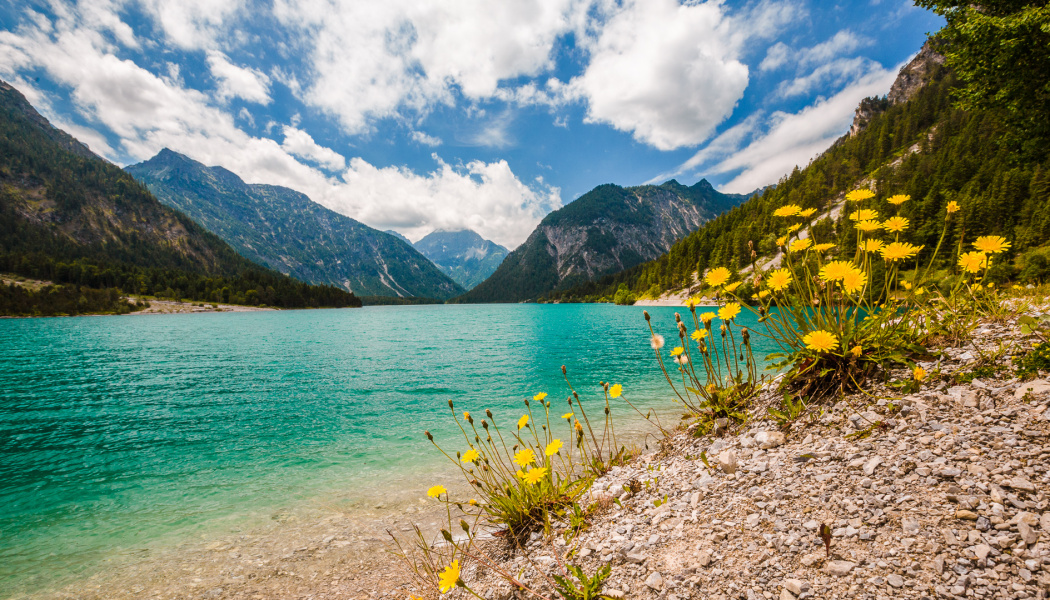
#> input picture Image Compression using K_Means Algorithm/images/landscape.jpg, 1050 x 600 px, found by its file name
$ jupyter execute 'Image Compression Using K_Means Algorithm and PCA.ipynb'
#> lines starting #> are read from the running program, lines starting #| are printed output that depends on the picture
# Introduction

In digital imaging, a pixel, pel, or picture element is a physical point in a raster image, or the smallest addressable element in an all points addressable display device; so it is the smallest controllable element of a picture represented on the screen.

Each pixel is a sample of an original image; more samples typically provide more accurate representations of the original. The intensity of each pixel is variable. In color imaging systems, a color is typically represented by three or four component intensities such as red, green, and blue, or cyan, magenta, yellow, and black.

The size of images can be ver huge, which can be quite expensive to store as well as transmit. In such cases, image compression can be applied. Formally, **Image compression** is the type of data compression applied to digital images to reduce their cost of storage or transmission.

Here in this project we will be using K-Means alogorithm to compress the data in the image by reducing **bits per pixel** . Bits per pixel can be reduced by clustering similar colors to form a single color.

## Bits per pixel

The number of distinct colors that can be represented by a pixel depends on the number of bits per pixel (bpp). A 1 bpp image uses 1-bit for each pixel, so each pixel can be either on or off. Each additional bit doubles the number of colors available, so a 2 bpp image can have 4 colors, and a 3 bpp image can have 8 colors:

* 1 bpp, 21 = 2 colors (monochrome)
* 2 bpp, 22 = 4 colors
* 3 bpp, 23 = 8 colors
* 4 bpp, 24 = 16 colors
* 8 bpp, 28 = 256 colors
* 16 bpp, 216 = 65,536 colors ("Highcolor" )
* 24 bpp, 224 = 16,777,216 colors ("Truecolor")

[cell 1]
import os
import numpy as np
import matplotlib.pyplot as plt
import matplotlib.image as image
plt.style.use("ggplot")
from skimage import io
# Importing ipywidgets for making the jupyter notebook interactive

[cell 2]
plt.figure(figsize = (15,10))
img = io.imread('images/landscape.jpg')
#> img is the input picture: shape (600, 1050, 3); mean R, G, B 126.5, 139.3, 121.7
ax = plt.axes(xticks=[], yticks=[])
ax.imshow(img)
plt.show()

[cell 3]
print(img.shape)
#| (600, 1050, 3)
h,w,c =img.shape
#> h = 600; w = 1050; c = 3

[cell 4]
img_data = (img / 255.0).reshape(h * w, c) # .reshape(-1, 3) and normalizing
img_data.shape
#> Out = (630000, 3)

[cell 5]
def colorSpace3D(img_data, title, num_pixels=10000, colors = None):
    """

    Inputs:
    img_data: image as numpy array of shape [None,3], where 3 is number of channels
    title: title to be given to the plot
    colors: Default None, when not None, uses the cluster centers of each point in input img_data
    num_pixels = default 10000, should be an int, it is number of pixels to be used while creating a plot

    Output:
    Plots Color Space in 3 Dimensions

    """
#> called with img_data = array of shape (630000, 3), num_pixels = 10000

    if colors is None:
            colors = img_data
    from mpl_toolkits import mplot3d
    fig = plt.figure(figsize = (15,10))
    ax = plt.axes(projection='3d')

    rand = np.random.RandomState(42)
    index = rand.permutation(img_data.shape[0])[:num_pixels]
    colors = colors[index]
    R, G, B = img_data[index].T
#> R = 10000 values, max 1 at index 120, min 0 at index 43, mean 0.499; G = 10000 values, max 0.984 at index 260, min 0 at index 6290, mean 0.548; B = 10000 values, max 0.984 at index 2608, min 0 at index 7, mean 0.48
    ax.scatter3D(R, G, B, color=colors, marker='.')
    ax.set_xlabel("RED")
    ax. set_ylabel("GREEN")
    ax. set_zlabel("BLUE")

    fig.suptitle(title, size=20, y = 0.92)

[cell 6]
colorSpace3D(img_data, title='Input color space: 16 million possible colors')
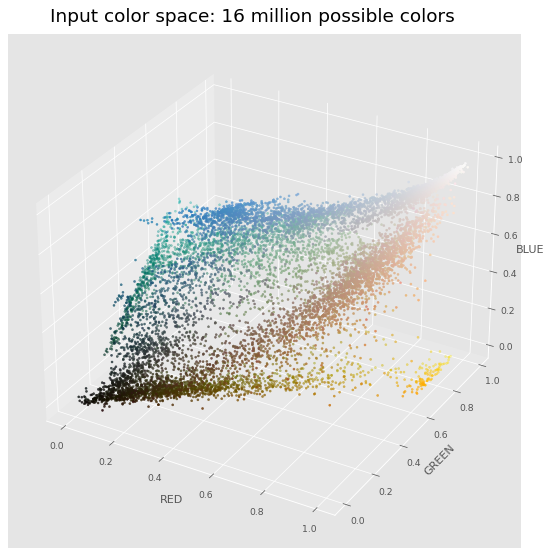
#> figure drawn by matplotlib, 1 panel

[cell 7]
R, G, B = img.reshape(-1, 3).T # segregating RGB channels

[cell 8]
print(f"Minimum value Intesity of Red Channel is {R.min()}")
#| Minimum value Intesity of Red Channel is 0
print(f"Maximun value Intesity of Red Channel is {R.max()}")
#| Maximun value Intesity of Red Channel is 255

**It can be seen that Each Channel represents 256 levels of intensities ie $2^{8}$ levels of intensities. Hence, it can be said that each channel represents 8-bit or each pixel in image 24-bits per pixel**

[cell 9]
import seaborn as sns
plt.figure(figsize = (10,5))
sns.distplot(R,bins=256, color ='red', label = 'red', kde = False)
sns.distplot(G,bins=256, color ='green',label = 'green', kde = False)
sns.distplot(B,bins=256, color ='blue',label = 'red', kde = False)
plt.legend()
plt.show()
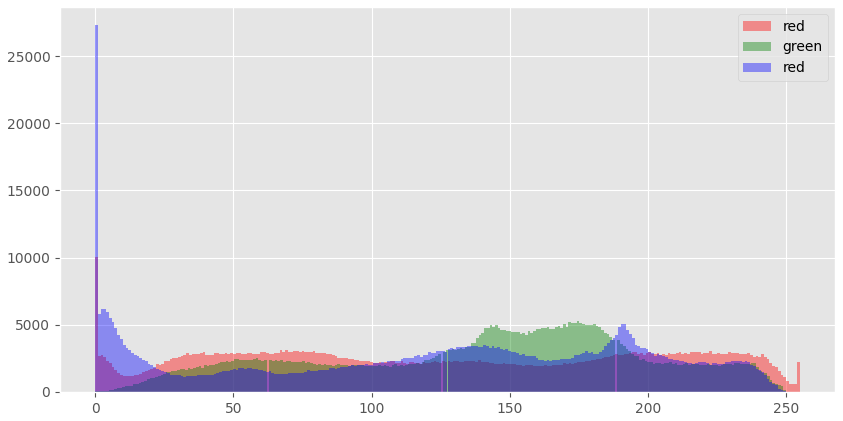
#> figure drawn by matplotlib, 1 panel; tallest bar 10042 high, from x = 0 to 0.996; tallest bar 5247 high, from x = 174.2 to 175.2; tallest bar 27284 high, from x = 0 to 0.996

[cell 10]
from sklearn.cluster import MiniBatchKMeans

[cell 11]
k=16
kmeans = MiniBatchKMeans(k)
kmeans.fit(img_data)
cluster_cen =kmeans.cluster_centers_
img_pred = kmeans.predict(img_data) #clustering each point

[cell 12]
img_pred[0:10]
#> Out = [10, 10, 10, 10, 10, 10, 10, 6, 6, 6]

[cell 13]
k_color = cluster_cen[img_pred] # Assigning each pixel to the recuded color space

[cell 14]
colorSpace3D(img_data, colors=k_color, title=f"Reduced color space: {k} colors")

[cell 15]
plt.figure(figsize = (15,10))
k_img = k_color.reshape(h,w,c)
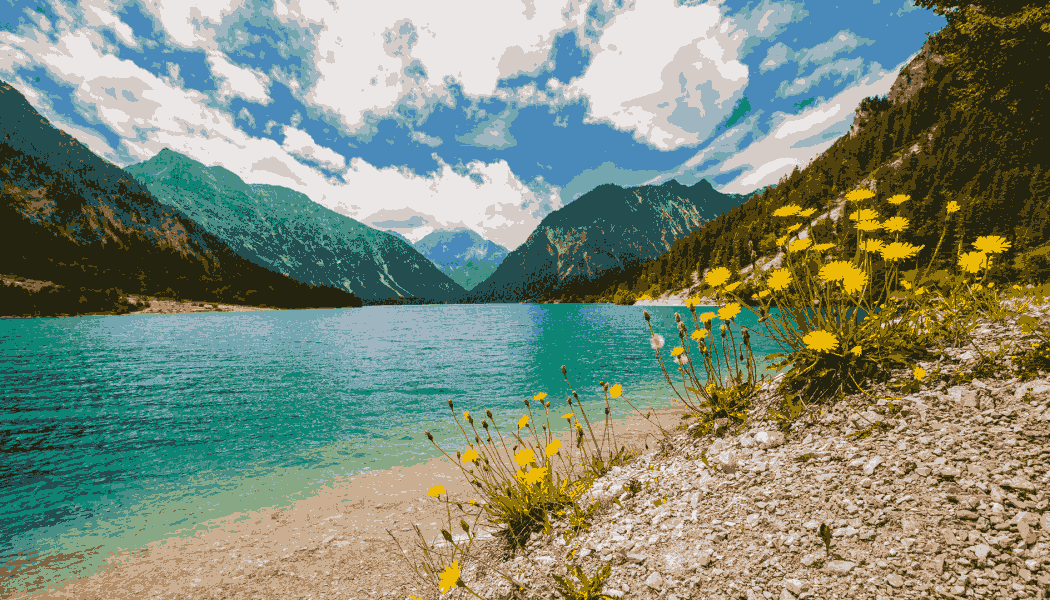
#> k_img: shape (600, 1050, 3) float64; mean of channels 0, 1, 2 0.496, 0.547, 0.478; drawn as R, G, B
ax = plt.axes(xticks=[], yticks=[])
ax.imshow(k_img)
plt.show()

# Using PCA to compress Image

[cell 16]
from sklearn.decomposition import PCA

[cell 17]
def pca_compression(n_component, img):
    """
    inputs:
    n_component : number of components to use for reconstructing the image
    img: image

    output:
    r : compressed Image

    """
#> called with n_component = 40
    img_scaled = img/255.0
    r = np.empty(shape = img_scaled.shape)
    channels = img_scaled.shape[2]
#> channels = 3
    for channel in range(channels):
        pca = PCA(n_components=n_component)
        red_img = pca.fit_transform(img_scaled[:,:,channel])
        r[:,:,channel] = pca.inverse_transform(red_img)
#> this loop made 3 passes
#> pass 1, in pca_compression, `red_img = pca.fit_transform(img_scaled[:,:,channel])`:
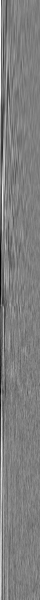
#> red_img: shape (600, 40) float64; min -8.18, max 8.23, mean 3.03e-16; drawn with min black and max white
#> pass 2, in pca_compression, `red_img = pca.fit_transform(img_scaled[:,:,channel])`:
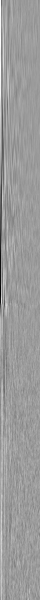
#> red_img: shape (600, 40) float64; min -9.77, max 6.23, mean 1.09e-16; drawn with min black and max white
#> pass 3, in pca_compression, `red_img = pca.fit_transform(img_scaled[:,:,channel])`:
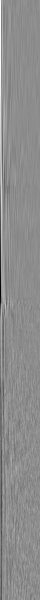
#> red_img: shape (600, 40) float64; min -12.06, max 9.76, mean 2.65e-16; drawn with min black and max white
#> after the loop:
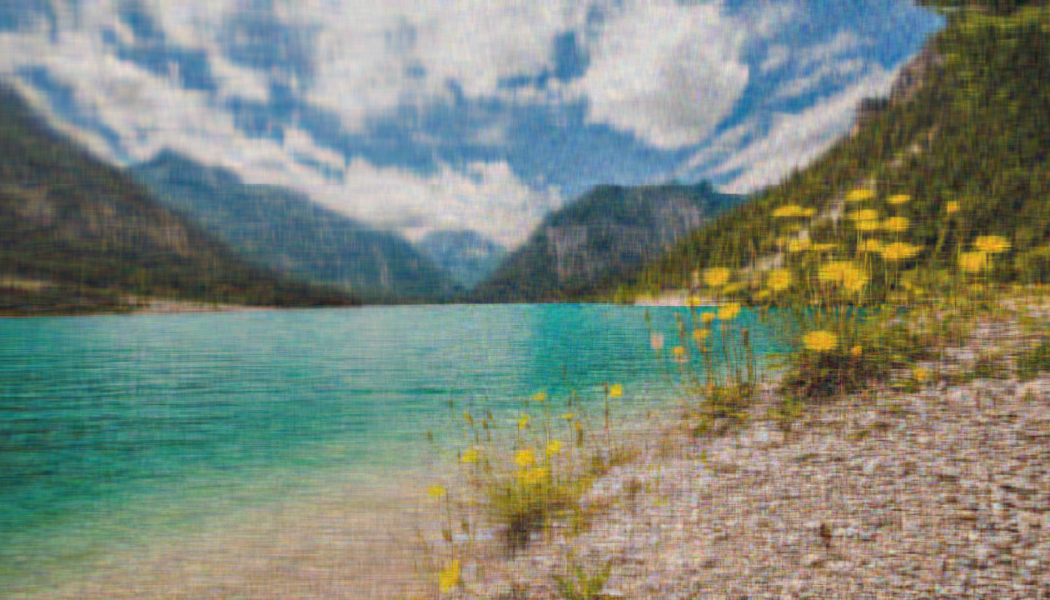
#> r: shape (600, 1050, 3) float64; mean R, G, B 0.496, 0.546, 0.477; drawn with min black and max white
    return r

[cell 18]
img_compressed = pca_compression(40, img)

[cell 19]
plt.figure(figsize = (15,10))
ax = plt.axes(xticks=[], yticks=[])
ax.imshow(img_compressed)
plt.show()

$ run again, with Image Compression using K_Means Algorithm/images/birds.jpg copied over Image Compression using K_Means Algorithm/images/landscape.jpg
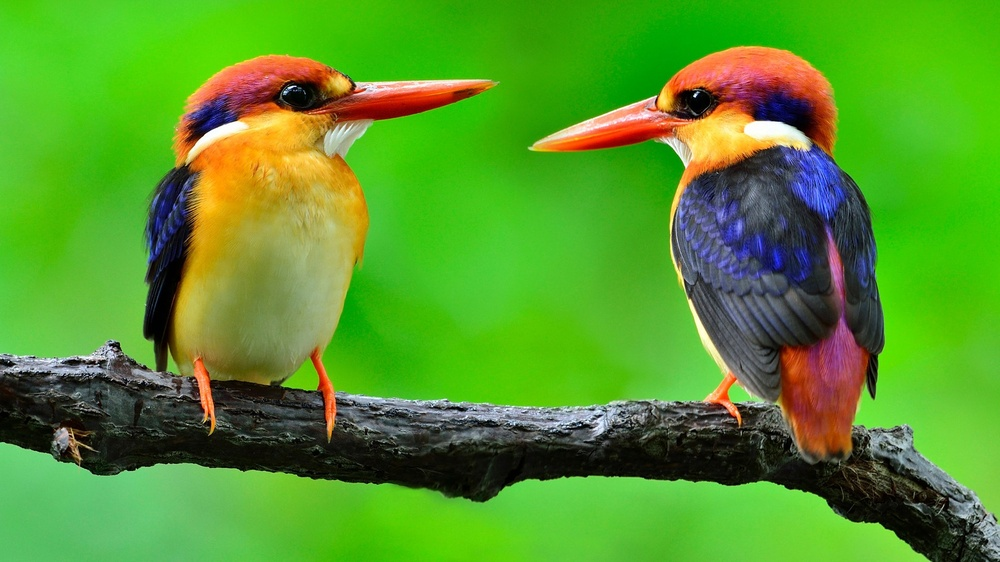
#> input picture Image Compression using K_Means Algorithm/images/birds.jpg, 1000 x 562 px, shrunk from 1920 x 1080 before the run, found by its file name
#> img is the input picture: shape (562, 1000, 3); mean R, G, B 85.9, 151.3, 41.8
#| (562, 1000, 3)
#> R = 10000 values, max 1 at index 601, min 0 at index 248, mean 0.334; G = 10000 values, max 1 at index 1856, min 0 at index 530, mean 0.594; B = 10000 values, max 1 at index 1717, min 0 at index 8, mean 0.164
#| Minimum value Intesity of Red Channel is 0
#| Maximun value Intesity of Red Channel is 255
#> `plt.show()`:
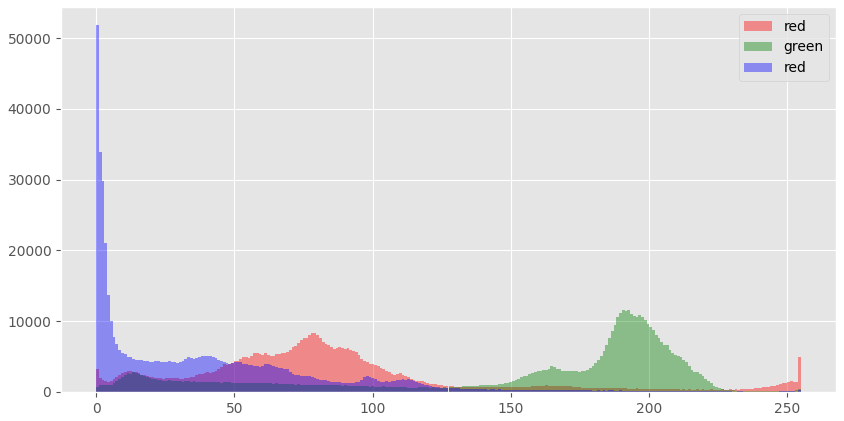
#> figure drawn by matplotlib, 1 panel; tallest bar 8379 high, from x = 78.69 to 79.69; tallest bar 11645 high, from x = 190.3 to 191.2; tallest bar 51822 high, from x = 0 to 0.996
#> `img_pred[0:10]`: Out = [6, 6, 6, 6, 6, 6, 6, 6, 6, 6]
#> after the loop in pca_compression, `for channel in range(channels):`:
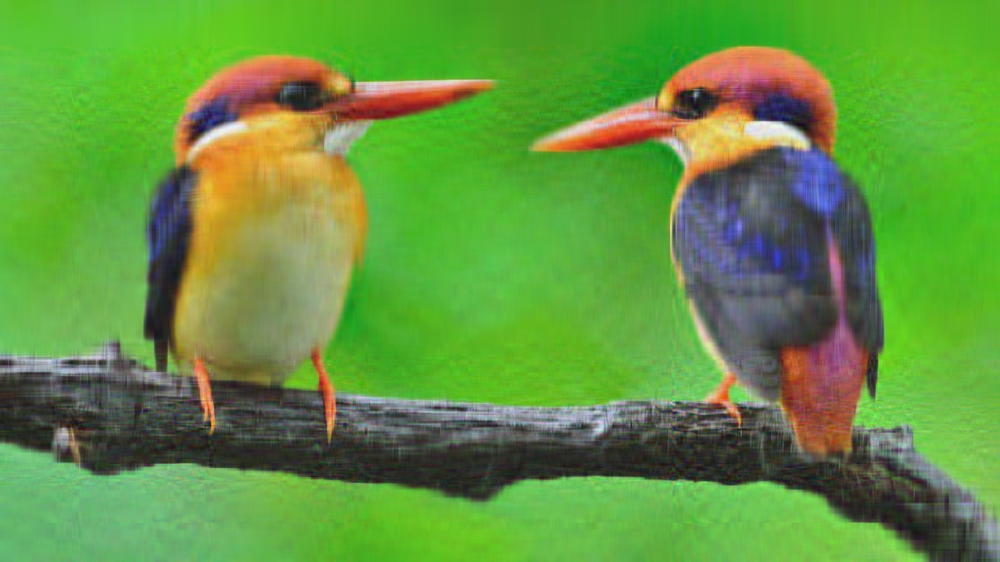
#> r: shape (562, 1000, 3) float64; mean R, G, B 0.337, 0.593, 0.164; drawn with min black and max white

$ run again, with Image Compression using K_Means Algorithm/images/stonehenge.jpg copied over Image Compression using K_Means Algorithm/images/landscape.jpg
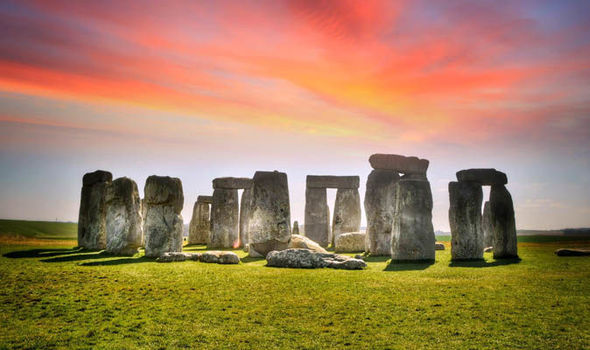
#> input picture Image Compression using K_Means Algorithm/images/stonehenge.jpg, 590 x 350 px, found by its file name
#> img is the input picture: shape (350, 590, 3); mean R, G, B 162.5, 128.6, 94.9
#| (350, 590, 3)
#> R = 10000 values, max 1 at index 4, min 0 at index 4297, mean 0.636; G = 10000 values, max 0.996 at index 3405, min 0 at index 4192, mean 0.503; B = 10000 values, max 1 at index 267, min 0 at index 45, mean 0.368
#| Minimum value Intesity of Red Channel is 0
#| Maximun value Intesity of Red Channel is 255
#> `img_pred[0:10]`: Out = [6, 6, 13, 13, 13, 13, 13, 13, 13, 13]
#> after the loop in pca_compression, `for channel in range(channels):`:
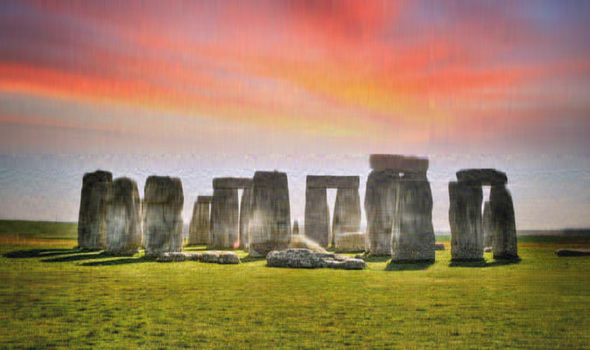
#> r: shape (350, 590, 3) float64; mean R, G, B 0.637, 0.504, 0.372; drawn with min black and max white
